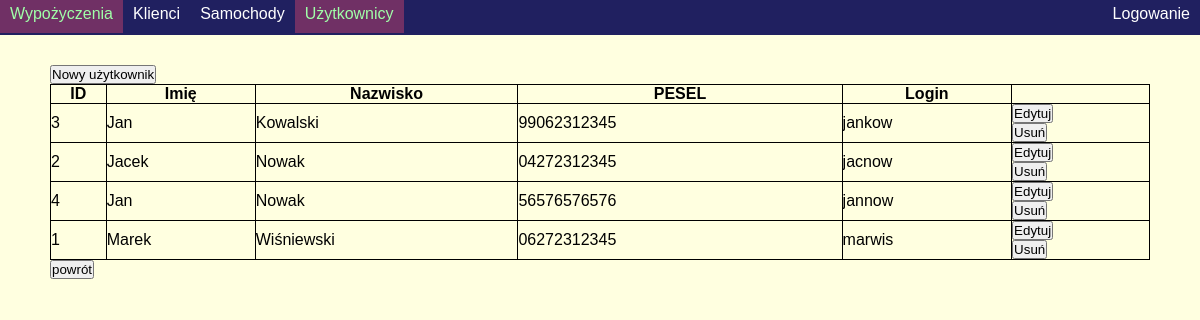
Screenshot of /uzytkownicy.php with the database file from the repository.
### tables this page shows
CREATE TABLE `pracownicy` (
  `id_pracownika` int(11) NOT NULL,
  `imie` varchar(20) NOT NULL,
  `nazwisko` varchar(50) NOT NULL,
  `pesel` varchar(11) NOT NULL,
  `login` varchar(10) NOT NULL,
  `haslo` varchar(32) NOT NULL
);

### uzytkownicy.php (the view, shortened to what this page needs)
<?php
    require('connect.php');
    if (isset($_REQUEST['typ'])) {
        $typ = $_REQUEST['typ'];
    } else {
        $typ = '';
    }
?>
<!DOCTYPE html>
<html lang="pl">
<head>
    <link rel="stylesheet" href="style.css">
</head>
<body>
    <div>
        <?php
            $option = 4;
            require('menu.php');
        ?>
        <section>
            <?php
            switch ($typ) {
                case "":
                    $sql = "SELECT id_pracownika, imie, nazwisko, pesel, login FROM pracownicy ORDER BY nazwisko, imie";
                    $result = mysqli_query($connect, $sql);
                    echo "  <form action='uzytkownicy.php' method='GET'>";
                    echo "    <input type='submit' value='Nowy użytkownik'>";
                    echo "  </form>";
                    ?>
                    <table>
                        <tr>
                            <th>ID</th>
                            <th>Imię</th>
                            <th>Nazwisko</th>
                            <th>PESEL</th>
                            <th>Login</th>
                            <th></th>
                        </tr>
                    <?php
                    while ($row = mysqli_fetch_array($result)) {
                        echo "<tr>";
                        echo "<td>" . $row['id_pracownika'] . "</td>";
                        echo "<td>" . $row['imie'] . "</td>";
                        echo "<td>" . $row['nazwisko'] . "</td>";
                        echo "<td>" . $row['pesel'] . "</td>";
                        echo "<td>" . $row['login'] . "</td>";
                        echo "<td>";
                        echo "  <form action='uzytkownicy.php' method='GET'>";
                        echo "    <input type='submit' value='Edytuj'>";
                        echo "  </form>";
                        echo "  <form action='uzytkownicy.php' method='GET'>";
                        echo "    <input type='submit' value='Usuń'>";
                        echo "  </form>";
                        echo "</td>";
                        echo "</tr>";
                    }
                    echo "</table>";
                    break;
                    ?>
                    <?php
            }
            ?>
            <button onclick="windows.location('uzytkownicy.php')">powrót</button>
        </section>
    </div>
</body>
</html>

### menu.php
<nav>
    <ul>
        <?php
        if ($option == 1) {
            $act = " class='active'";
        } else {
            $act = "";
        }
        echo "<li class='opcja link'><a$act href='wypozyczenia.php'>Wypożyczenia</a></li>\n";
        if ($option == 2) {
            $act = " class='active'";
        } else {
            $act = "";
        }
        echo "<li class='opcja link'><a$act href='klienci.php'>Klienci</a></li>\n";
        if ($option == 3) {
            $act = " class='active'";
        } else {
            $act = "";
        }
        echo "<li class='opcja link'><a$act href='samochody.php'>Samochody</a></li>\n";
        if ($option == 4) {
            $act = " class='active'";
        } else {
            $act = "";
        }
        echo "<li class='opcja link'><a$act href='uzytkownicy.php'>Użytkownicy</a></li>\n";
        if ($option == 5) {
            $act = " class='active'";
        } else {
            $act = "";
        }
        echo "<li class='opcja logowanie'><a$act href='logowanie.php'>Logowanie</a></li>\n";
        ?>
    </ul>
</nav>

### style.css (style rules this page uses)
:root { --BColor: #202060; --activeBColor: #703065; --activeColor: #a0ffa8; }
* { margin: 0; padding: 0; font-family: Verdana, Geneva, Tahoma, sans-serif; }
body { background-color: #FFFFE0; }
nav { position: fixed; top: 0; width: 100%; height: 35px; background-color: var(--BColor); }
section { margin-top: 35px; padding: 30px 50px; }
.opcja { display: inline; list-style-type: none; }
.link { float: left; }
.logowanie { float: right; }
a { display: block; color: white; text-decoration: none; padding: 5px 10px 10px; }
.active { background-color: var(--activeBColor); color: var(--activeColor); }
table, th, tr, td { border: 1px solid black; }
table { width: 100%; border-collapse: collapse; }

### rows the page displays
pracownicy: id_pracownika "3", imie "Jan", nazwisko "Kowalski", pesel "99062312345", login "jankow"
pracownicy: id_pracownika "2", imie "Jacek", nazwisko "Nowak", pesel "04272312345", login "jacnow"
pracownicy: id_pracownika "4", imie "Jan", nazwisko "Nowak", pesel "56576576576", login "jannow"
pracownicy: id_pracownika "1", imie "Marek", nazwisko "Wiśniewski", pesel "06272312345", login "marwis"
